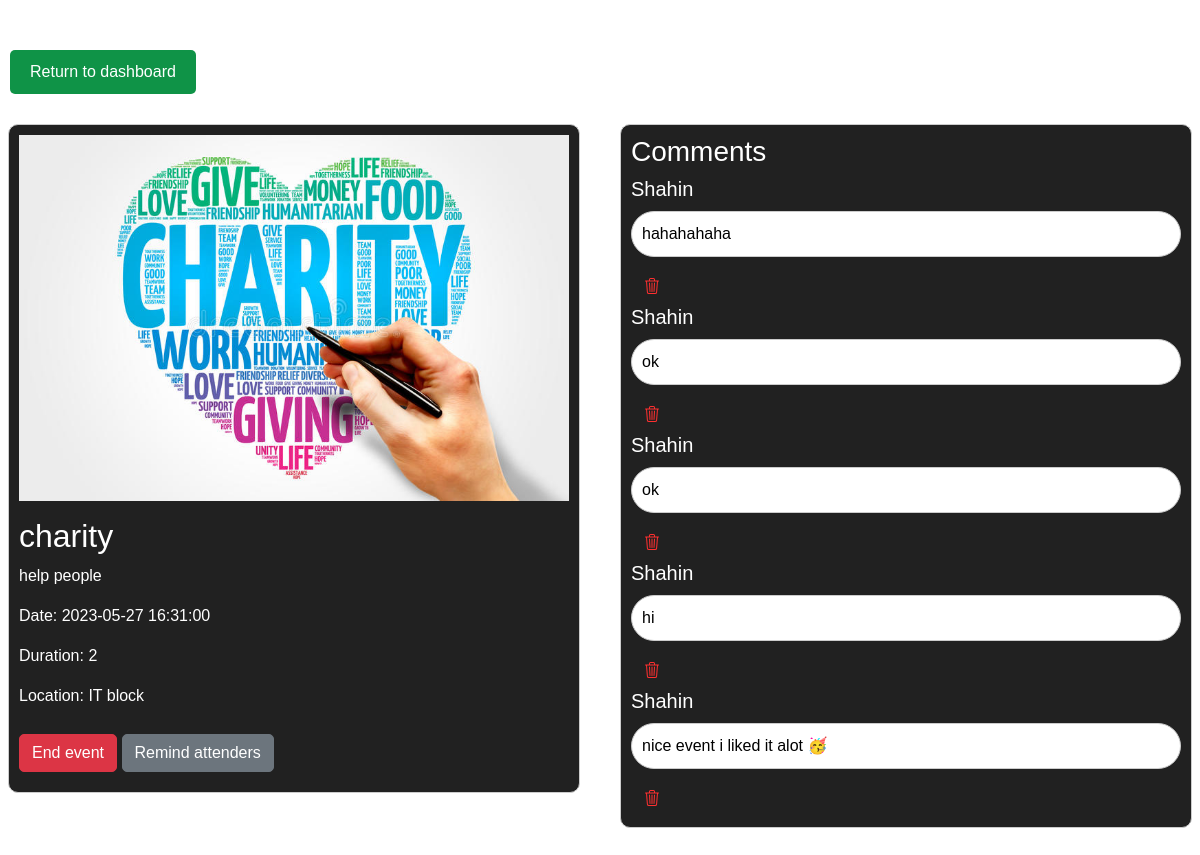
/eventdetailes.php?key=11 (signed in), run on the app's committed database.
### tables this page shows
CREATE TABLE `events` (
  `event_id` int(11) NOT NULL,
  `event_name` varchar(111) NOT NULL COMMENT 'Event name ',
  `event_description` varchar(9999) NOT NULL COMMENT 'describe your event ',
  `event_datetime` datetime NOT NULL COMMENT 'when is your event',
  `event_duration` varchar(222) NOT NULL COMMENT 'how much time did it needs ',
  `event_location` varchar(222) NOT NULL COMMENT 'where is your event / combo box with college names',
  `event_type` varchar(222) NOT NULL COMMENT 'event type / combo box',
  `event_attendance_limit` int(222) NOT NULL COMMENT 'how much attendance the event can handle ',
  `event_image` text NOT NULL COMMENT 'Image url ',
  `status` varchar(99) NOT NULL,
  `user_id` int(255) DEFAULT NULL
);

CREATE TABLE `comments` (
  `comm_id` int(255) NOT NULL,
  `event_id` int(255) DEFAULT NULL COMMENT 'fk from event ',
  `comment` mediumtext NOT NULL COMMENT 'The comment',
  `user_id` int(255) DEFAULT NULL
);

CREATE TABLE `attendance_info` (
  `id` int(255) NOT NULL,
  `first_name` varchar(50) NOT NULL,
  `last_name` varchar(50) NOT NULL,
  `zuj_id` varchar(20) DEFAULT NULL,
  `email` varchar(100) DEFAULT NULL,
  `password` varchar(50) NOT NULL,
  `phone_number` varchar(20) NOT NULL,
  `university_name` varchar(100) DEFAULT NULL,
  `college_name` varchar(100) DEFAULT NULL,
  `user_status` varchar(255) NOT NULL
);

### eventdetailes.php (the view, shortened to what this page needs)
<?php
include 'conn.php';
?>
<!DOCTYPE html>
<html>
<head>
    <link href="https://cdn.jsdelivr.net/npm/bootstrap@5.3.0-alpha3/dist/css/bootstrap.min.css" rel="stylesheet">
<link rel="stylesheet" href="https://cdn.jsdelivr.net/npm/bootstrap@5.3.0-alpha3/dist/css/bootstrap.min.css">
</head>
<body>
    <div class="endevent">
    <a href="eventsReview.php" class="return-button">Return to dashboard</a>
</div>
<?php
$event_id = $_GET['key'];
$eventSql = "SELECT * FROM events, attendance_info WHERE events.event_id = $event_id";
$eventResult = mysqli_query($connect, $eventSql);
if (mysqli_num_rows($eventResult) > 0) {
    $eventRow = mysqli_fetch_assoc($eventResult);
    echo '
    <div class="row">
        <div class="column">
            <div class="post">
                <p><img src="uploads/' . $eventRow['event_image'] . '" alt="Post Image"></p>
                <h2>' . $eventRow['event_name'] . '</h2>
                <p>' . $eventRow['event_description'] . '</p>
                <p>Date: ' . $eventRow['event_datetime'] . '</p>
                <p>Duration: ' . $eventRow['event_duration'] . '</p>
                <p>Location: ' . $eventRow['event_location'] . '</p>';
 if ($eventRow['status'] == "end") {
    echo '<div class="endedevent"><a class="btn" style="background-color: #FF3030; border-radius:5px;">Ended</a></div>';
} elseif($eventRow['status'] == "accepted") {
        echo '<div class="endevent">
    <button onclick="showConfirmationModal()" class="btn btn-danger" style="border-radius: 5px;">End event</button>
    <a href="reminder.php?key='.$eventRow['event_id'].'" class="btn btn-secondary" style="border-radius: 5px;">Remind attenders</a>
</div>';
}elseif($eventRow['status'] == "rejected") {
    echo '<div class="endedevent"><a class="btn" style="background-color: #FF3030; border-radius:5px;">Rejected</a></div>';
}elseif($eventRow['status'] == "in progress") {
    $y = "update.php?key=" . $eventRow['event_id'];
    $z = "delete.php?key=" . $eventRow['event_id'];
    echo'<a class="btn btn-success btn-sm" href="' . $y . '">Accept</a>
    <a class="btn btn-danger btn-sm" style="margin-left: 5px;" href="' . $z . '">Reject</a>';
}
echo '</div>
    </div>
    <div class="column">
        <div class="comment-section">
            <h3>Comments</h3>';
$commentSql = "SELECT * FROM comments , attendance_info WHERE comments.event_id = $event_id AND attendance_info.id=comments.user_id";
$commentResult = mysqli_query($connect, $commentSql);
if (mysqli_num_rows($commentResult) > 0) {
    while ($commentRow = mysqli_fetch_assoc($commentResult)) {
        echo '
        <h5 style="color: white;">' . $commentRow['first_name'] . '</h5>
        <div class="comment">
            <p>' . $commentRow['comment'] . '</p>
        </div>';
            echo '
            <a href="adeletecomment.php?key=' . $commentRow['comm_id'] . '" class="btn" style="color: #FF3030; border-radius:70px; right = 5px;">
                <svg xmlns="http://www.w3.org/2000/svg" width="16" height="16" fill="currentColor" class="bi bi-trash3" viewBox="0 0 16 16">
                    <path d="M6.5 1h3a.5.5 0 0 1 .5.5v1H6v-1a.5.5 0 0 1 .5-.5ZM11 2.5v-1A1.5 1.5 0 0 0 9.5 0h-3A1.5 1.5 0 0 0 5 1.5v1H2.506a.58.58 0 0 0-.01 0H1.5a.5.5 0 0 0 0 1h.538l.853 10.66A2 2 0 0 0 4.885 16h6.23a2 2 0 0 0 1.994-1.84l.853-10.66h.538a.5.5 0 0 0 0-1h-.995a.59.59 0 0 0-.01 0H11Zm1.958 1-.846 10.58a1 1 0 0 1-.997.92h-6.23a1 1 0 0 1-.997-.92L3.042 3.5h9.916Zm-7.487 1a.5.5 0 0 1 .528.47l.5 8.5a.5.5 0 0 1-.998.06L5 5.03a.5.5 0 0 1 .47-.53Zm5.058 0a.5.5 0 0 1 .47.53l-.5 8.5a.5.5 0 1 1-.998-.06l.5-8.5a.5.5 0 0 1 .528-.47ZM8 4.5a.5.5 0 0 1 .5.5v8.5a.5.5 0 0 1-1 0V5a.5.5 0 0 1 .5-.5Z"/>
                </svg>
            </a>
            ';
    }
} else {
    echo '<p>No comments found.</p>';
}
echo '</div>
    </div>
</div>';
} else {
    echo '<p>No event found.</p>';
}
?>
</body>
</html>

### eventdetailes.php (style rules this page uses)
* { box-sizing: border-box; }
body { font-family: Arial, sans-serif; margin: 0; margin-top: 40px; background-image: url('photo/event.png'); background-size: cover; background-position: center; height: 100vh; }
.row { display: flex; flex-wrap: wrap; color: white; }
.column { flex: 50%; padding: 10px; }
.post { border: 1px solid #ccc; padding: 10px; margin: 10px; border-radius: 10px; background-color: #212121; }
.post img { max-width: 100%; }
button { background-color: #0F9347; border: none; color: white; padding: 10px 20px; text-align: center; text-decoration: none; display: inline-block; font-size: 16px; margin: 10px 0; cursor: pointer; }
.comment-section { border: 1px solid #ccc; padding: 10px; margin: 10px; background-color: #212121; border-radius: 10px; margin-bottom: 100px; }
.comment-section h3 { margin-top: 0; }
.comment { border: 1px solid #ccc; padding: 10px; margin: 10px 0; color: black; background-color: white; border-radius: 100px; }
.comment p { margin: 0; word-wrap: break-word; }
.return-button { background-color: #0F9347; border: none; color: white; padding: 10px 20px; text-align: center; text-decoration: none; display: inline-block; font-size: 16px; margin: 10px; cursor: pointer; border-radius: 5px; }

### data on the page
events: event_image (picture), event_name "charity", event_description "help people", event_datetime "2023-05-27 16:31:00", event_duration "2", event_location "IT block"
comments: user.first_name "Shahin", comment "hahahahaha"
comments: user.first_name "Shahin", comment "ok"
comments: user.first_name "Shahin", comment "ok"
comments: user.first_name "Shahin", comment "hi"
comments: user.first_name "Shahin", comment "nice event i liked it alot 🥳"
